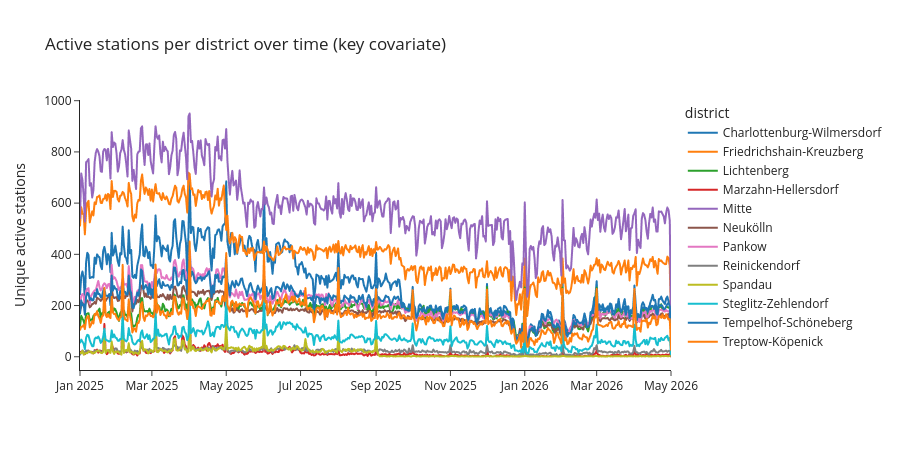

Write notebook code for a chart like this one.
### Code cell
# Active station count per district per day — important covariate
# (captures network size changes that affect total demand)
active_stations = (
    demand_all.dropna(subset=['district'])
    .groupby(['date', 'district'])['nuid']
    .nunique()
    .reset_index()
    .rename(columns={'nuid': 'active_stations'})
)

fig = px.line(
    active_stations,
    x='date', y='active_stations', color='district',
    title='Active stations per district over time (key covariate)',
    labels={'active_stations': 'Unique active stations', 'date': ''},
    template='simple_white', height=450
)
fig.show()

### Figure 1 — Plotly figure (JSON) as saved in the notebook; plotly's stock layout.template omitted (floating-point values rounded to 4 significant figures; data arrays with more than 128 entries replaced by an {"elided": "..."} marker saying what was removed)
{"data": [{"hovertemplate": "district=Charlottenburg-Wilmersdorf<br>=%{x}<br>Unique active stations=%{y}<extra></extra>", "legendgroup": "Charlottenburg-Wilmersdorf", "line": {"color": "#1F77B4", "dash": "solid"}, "marker": {"symbol": "circle"}, "mode": "lines", "name": "Charlottenburg-Wilmersdorf", "showlegend": true, "type": "scattergl", "x": {"elided": "486 str values"}, "xaxis": "x", "y": {"elided": "486 int values"}, "yaxis": "y"}, {"hovertemplate": "district=Friedrichshain-Kreuzberg<br>=%{x}<br>Unique active stations=%{y}<extra></extra>", "legendgroup": "Friedrichshain-Kreuzberg", "line": {"color": "#FF7F0E", "dash": "solid"}, "marker": {"symbol": "circle"}, "mode": "lines", "name": "Friedrichshain-Kreuzberg", "showlegend": true, "type": "scattergl", "x": {"elided": "486 str values"}, "xaxis": "x", "y": {"elided": "486 int values"}, "yaxis": "y"}, {"hovertemplate": "district=Lichtenberg<br>=%{x}<br>Unique active stations=%{y}<extra></extra>", "legendgroup": "Lichtenberg", "line": {"color": "#2CA02C", "dash": "solid"}, "marker": {"symbol": "circle"}, "mode": "lines", "name": "Lichtenberg", "showlegend": true, "type": "scattergl", "x": {"elided": "486 str values"}, "xaxis": "x", "y": {"elided": "486 int values"}, "yaxis": "y"}, {"hovertemplate": "district=Marzahn-Hellersdorf<br>=%{x}<br>Unique active stations=%{y}<extra></extra>", "legendgroup": "Marzahn-Hellersdorf", "line": {"color": "#D62728", "dash": "solid"}, "marker": {"symbol": "circle"}, "mode": "lines", "name": "Marzahn-Hellersdorf", "showlegend": true, "type": "scattergl", "x": {"elided": "475 str values"}, "xaxis": "x", "y": {"elided": "475 int values"}, "yaxis": "y"}, {"hovertemplate": "district=Mitte<br>=%{x}<br>Unique active stations=%{y}<extra></extra>", "legendgroup": "Mitte", "line": {"color": "#9467BD", "dash": "solid"}, "marker": {"symbol": "circle"}, "mode": "lines", "name": "Mitte", "showlegend": true, "type": "scattergl", "x": {"elided": "486 str values"}, "xaxis": "x", "y": {"elided": "486 int values"}, "yaxis": "y"}, {"hovertemplate": "district=Neukölln<br>=%{x}<br>Unique active stations=%{y}<extra></extra>", "legendgroup": "Neukölln", "line": {"color": "#8C564B", "dash": "solid"}, "marker": {"symbol": "circle"}, "mode": "lines", "name": "Neukölln", "showlegend": true, "type": "scattergl", "x": {"elided": "486 str values"}, "xaxis": "x", "y": {"elided": "486 int values"}, "yaxis": "y"}, {"hovertemplate": "district=Pankow<br>=%{x}<br>Unique active stations=%{y}<extra></extra>", "legendgroup": "Pankow", "line": {"color": "#E377C2", "dash": "solid"}, "marker": {"symbol": "circle"}, "mode": "lines", "name": "Pankow", "showlegend": true, "type": "scattergl", "x": {"elided": "486 str values"}, "xaxis": "x", "y": {"elided": "486 int values"}, "yaxis": "y"}, {"hovertemplate": "district=Reinickendorf<br>=%{x}<br>Unique active stations=%{y}<extra></extra>", "legendgroup": "Reinickendorf", "line": {"color": "#7F7F7F", "dash": "solid"}, "marker": {"symbol": "circle"}, "mode": "lines", "name": "Reinickendorf", "showlegend": true, "type": "scattergl", "x": {"elided": "486 str values"}, "xaxis": "x", "y": {"elided": "486 int values"}, "yaxis": "y"}, {"hovertemplate": "district=Spandau<br>=%{x}<br>Unique active stations=%{y}<extra></extra>", "legendgroup": "Spandau", "line": {"color": "#BCBD22", "dash": "solid"}, "marker": {"symbol": "circle"}, "mode": "lines", "name": "Spandau", "showlegend": true, "type": "scattergl", "x": {"elided": "448 str values"}, "xaxis": "x", "y": {"elided": "448 int values"}, "yaxis": "y"}, {"hovertemplate": "district=Steglitz-Zehlendorf<br>=%{x}<br>Unique active stations=%{y}<extra></extra>", "legendgroup": "Steglitz-Zehlendorf", "line": {"color": "#17BECF", "dash": "solid"}, "marker": {"symbol": "circle"}, "mode": "lines", "name": "Steglitz-Zehlendorf", "showlegend": true, "type": "scattergl", "x": {"elided": "486 str values"}, "xaxis": "x", "y": {"elided": "486 int values"}, "yaxis": "y"}, {"hovertemplate": "district=Tempelhof-Schöneberg<br>=%{x}<br>Unique active stations=%{y}<extra></extra>", "legendgroup": "Tempelhof-Schöneberg", "line": {"color": "#1F77B4", "dash": "solid"}, "marker": {"symbol": "circle"}, "mode": "lines", "name": "Tempelhof-Schöneberg", "showlegend": true, "type": "scattergl", "x": {"elided": "486 str values"}, "xaxis": "x", "y": {"elided": "486 int values"}, "yaxis": "y"}, {"hovertemplate": "district=Treptow-Köpenick<br>=%{x}<br>Unique active stations=%{y}<extra></extra>", "legendgroup": "Treptow-Köpenick", "line": {"color": "#FF7F0E", "dash": "solid"}, "marker": {"symbol": "circle"}, "mode": "lines", "name": "Treptow-Köpenick", "showlegend": true, "type": "scattergl", "x": {"elided": "486 str values"}, "xaxis": "x", "y": {"elided": "486 int values"}, "yaxis": "y"}], "layout": {"height": 450, "legend": {"title": {"text": "district"}, "tracegroupgap": 0}, "title": {"text": "Active stations per district over time (key covariate)"}, "xaxis": {"anchor": "y", "domain": [0, 1], "title": {"text": ""}}, "yaxis": {"anchor": "x", "domain": [0, 1], "title": {"text": "Unique active stations"}}}}
